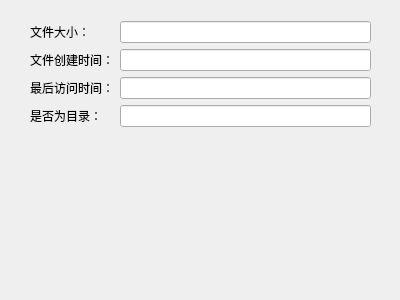
<?xml version="1.0" encoding="UTF-8"?>
<ui version="4.0">
 <class>fileinfo</class>
 <widget class="QDialog" name="fileinfo">
  <property name="geometry">
   <rect>
    <x>0</x>
    <y>0</y>
    <width>400</width>
    <height>300</height>
   </rect>
  </property>
  <property name="windowTitle">
   <string>Dialog</string>
  </property>
  <widget class="QWidget" name="formLayoutWidget">
   <property name="geometry">
    <rect>
     <x>30</x>
     <y>21</y>
     <width>341</width>
     <height>121</height>
    </rect>
   </property>
   <layout class="QFormLayout" name="formLayout">
    <item row="0" column="0">
     <layout class="QVBoxLayout" name="verticalLayout">
      <item>
       <widget class="QLabel" name="label">
        <property name="text">
         <string>文件大小：</string>
        </property>
       </widget>
      </item>
      <item>
       <widget class="QLabel" name="label_2">
        <property name="text">
         <string>文件创建时间：</string>
        </property>
       </widget>
      </item>
      <item>
       <widget class="QLabel" name="label_3">
        <property name="text">
         <string>最后访问时间：</string>
        </property>
       </widget>
      </item>
      <item>
       <widget class="QLabel" name="label_4">
        <property name="text">
         <string>是否为目录：</string>
        </property>
       </widget>
      </item>
     </layout>
    </item>
    <item row="0" column="1">
     <layout class="QVBoxLayout" name="verticalLayout_2">
      <item>
       <widget class="QLineEdit" name="lineEdit"/>
      </item>
      <item>
       <widget class="QLineEdit" name="lineEdit_2"/>
      </item>
      <item>
       <widget class="QLineEdit" name="lineEdit_3"/>
      </item>
      <item>
       <widget class="QLineEdit" name="lineEdit_4"/>
      </item>
     </layout>
    </item>
   </layout>
  </widget>
 </widget>
 <resources/>
 <connections/>
</ui>
